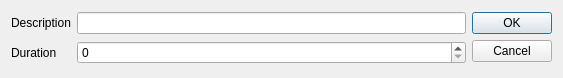
<?xml version="1.0" encoding="UTF-8"?>
<ui version="4.0">
 <class>AnnotationInsert</class>
 <widget class="QDialog" name="AnnotationInsert">
  <property name="windowModality">
   <enum>Qt::NonModal</enum>
  </property>
  <property name="geometry">
   <rect>
    <x>0</x>
    <y>0</y>
    <width>563</width>
    <height>78</height>
   </rect>
  </property>
  <property name="windowTitle">
   <string>Insert new annotation</string>
  </property>
  <layout class="QGridLayout" name="gridLayout">
   <item row="0" column="0">
    <widget class="QLabel" name="label">
     <property name="text">
      <string>Description</string>
     </property>
    </widget>
   </item>
   <item row="0" column="1">
    <widget class="QLineEdit" name="leDescription"/>
   </item>
   <item row="0" column="2" rowspan="2">
    <widget class="QDialogButtonBox" name="buttonBox">
     <property name="orientation">
      <enum>Qt::Vertical</enum>
     </property>
     <property name="standardButtons">
      <set>QDialogButtonBox::Cancel|QDialogButtonBox::Ok</set>
     </property>
    </widget>
   </item>
   <item row="1" column="0">
    <widget class="QLabel" name="label_2">
     <property name="text">
      <string>Duration</string>
     </property>
    </widget>
   </item>
   <item row="1" column="1">
    <widget class="QSpinBox" name="sbDuration">
     <property name="toolTip">
      <string extracomment="Duration in round before expire. A value of 0 means it is permanent"/>
     </property>
    </widget>
   </item>
  </layout>
 </widget>
 <tabstops>
  <tabstop>leDescription</tabstop>
  <tabstop>sbDuration</tabstop>
  <tabstop>buttonBox</tabstop>
 </tabstops>
 <resources/>
 <connections>
  <connection>
   <sender>buttonBox</sender>
   <signal>accepted()</signal>
   <receiver>AnnotationInsert</receiver>
   <slot>accept()</slot>
   <hints>
    <hint type="sourcelabel">
     <x>470</x>
     <y>80</y>
    </hint>
    <hint type="destinationlabel">
     <x>157</x>
     <y>274</y>
    </hint>
   </hints>
  </connection>
  <connection>
   <sender>buttonBox</sender>
   <signal>rejected()</signal>
   <receiver>AnnotationInsert</receiver>
   <slot>reject()</slot>
   <hints>
    <hint type="sourcelabel">
     <x>496</x>
     <y>80</y>
    </hint>
    <hint type="destinationlabel">
     <x>286</x>
     <y>274</y>
    </hint>
   </hints>
  </connection>
 </connections>
</ui>
